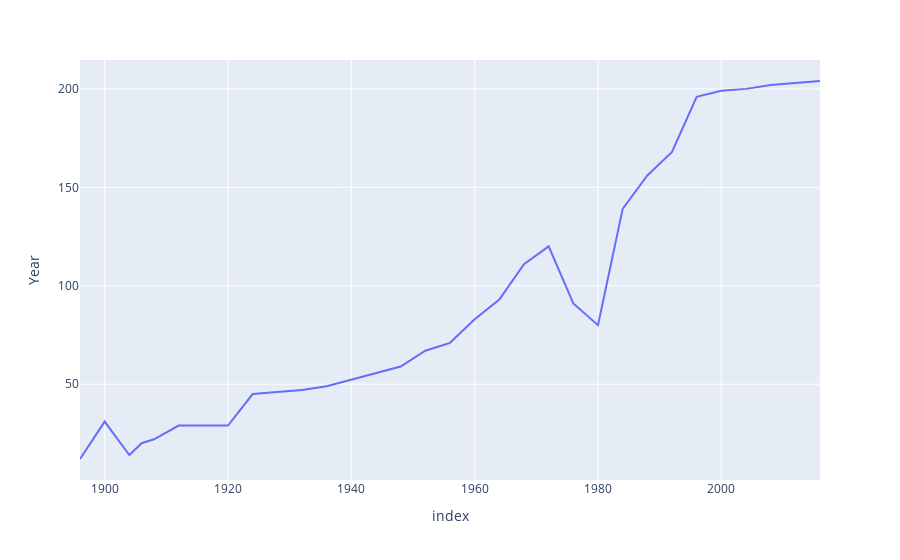

Notebook code for this chart:
### Code cell
fig=px.line(nations_over_time,x='index',y='Year')
fig.show()

### Figure 1 — Plotly figure (JSON) as saved in the notebook; plotly's stock layout.template omitted (floating-point values rounded to 4 significant figures)
{"data": [{"hovertemplate": "index=%{x}<br>Year=%{y}<extra></extra>", "legendgroup": "", "line": {"color": "#636efa", "dash": "solid"}, "marker": {"symbol": "circle"}, "mode": "lines", "name": "", "orientation": "v", "showlegend": false, "type": "scatter", "x": [1896, 1900, 1904, 1906, 1908, 1912, 1920, 1924, 1928, 1932, 1936, 1948, 1952, 1956, 1960, 1964, 1968, 1972, 1976, 1980, 1984, 1988, 1992, 1996, 2000, 2004, 2008, 2012, 2016], "xaxis": "x", "y": [12, 31, 14, 20, 22, 29, 29, 45, 46, 47, 49, 59, 67, 71, 83, 93, 111, 120, 91, 80, 139, 156, 168, 196, 199, 200, 202, 203, 204], "yaxis": "y"}], "layout": {"legend": {"tracegroupgap": 0}, "margin": {"t": 60}, "xaxis": {"anchor": "y", "domain": [0, 1], "title": {"text": "index"}}, "yaxis": {"anchor": "x", "domain": [0, 1], "title": {"text": "Year"}}}}
